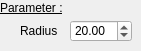
            <widget class="QWidget" name="page_4">
             <widget class="QDoubleSpinBox" name="doubleSpinBox_EditorRadiusSimple">
              <property name="geometry">
               <rect>
                <x>70</x>
                <y>20</y>
                <width>62</width>
                <height>22</height>
               </rect>
              </property>
              <property name="maximum">
               <double>1000.000000000000000</double>
              </property>
              <property name="value">
               <double>20.000000000000000</double>
              </property>
             </widget>
             <widget class="QLabel" name="label_9">
              <property name="geometry">
               <rect>
                <x>20</x>
                <y>20</y>
                <width>46</width>
                <height>21</height>
               </rect>
              </property>
              <property name="text">
               <string>Radius</string>
              </property>
             </widget>
             <widget class="QLabel" name="label_10">
              <property name="geometry">
               <rect>
                <x>0</x>
                <y>0</y>
                <width>81</width>
                <height>16</height>
               </rect>
              </property>
              <property name="font">
               <font>
                <underline>true</underline>
               </font>
              </property>
              <property name="text">
               <string>Parameter :</string>
              </property>
             </widget>
            </widget>
